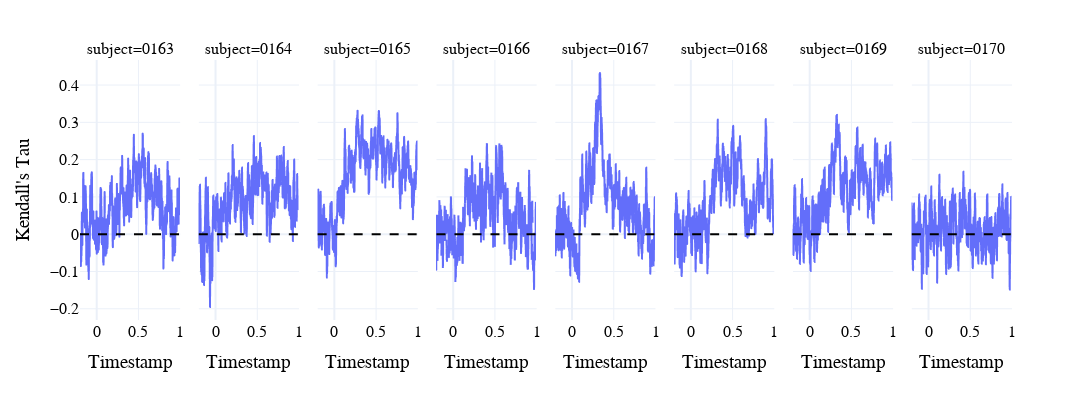

The notebook cell this image was saved under:
### Code cell
fig = px.line(df, x="timestamp", y="tau", color="model", facet_col="subject")
fig = fig.update_traces(showlegend=False)
fig = fig.update_layout(
    template="plotly_white",
    yaxis_title="Kendall's Tau",
    width=1400,
    height=400,
    font=dict(family="Merriweather", size=16, color="black"),
)
fig = fig.update_xaxes(title="Timestamp")
fig = fig.add_hline(y=0, line=dict(color="black", dash="dash"))
fig.show()

### Figure 1 — Plotly figure (JSON) as saved in the notebook; plotly's stock layout.template omitted (floating-point values rounded to 4 significant figures; data arrays with more than 128 entries replaced by an {"elided": "..."} marker saying what was removed)
{"data": [{"hovertemplate": "model=lr<br>subject=0163<br>timestamp=%{x}<br>tau=%{y}<extra></extra>", "legendgroup": "lr", "line": {"color": "#636efa", "dash": "solid"}, "marker": {"symbol": "circle"}, "mode": "lines", "name": "lr", "showlegend": false, "type": "scattergl", "x": {"elided": "1201 float values"}, "xaxis": "x", "y": {"elided": "1201 float values"}, "yaxis": "y"}, {"hovertemplate": "model=lr<br>subject=0164<br>timestamp=%{x}<br>tau=%{y}<extra></extra>", "legendgroup": "lr", "line": {"color": "#636efa", "dash": "solid"}, "marker": {"symbol": "circle"}, "mode": "lines", "name": "lr", "showlegend": false, "type": "scattergl", "x": {"elided": "1201 float values"}, "xaxis": "x2", "y": {"elided": "1201 float values"}, "yaxis": "y2"}, {"hovertemplate": "model=lr<br>subject=0165<br>timestamp=%{x}<br>tau=%{y}<extra></extra>", "legendgroup": "lr", "line": {"color": "#636efa", "dash": "solid"}, "marker": {"symbol": "circle"}, "mode": "lines", "name": "lr", "showlegend": false, "type": "scattergl", "x": {"elided": "1201 float values"}, "xaxis": "x3", "y": {"elided": "1201 float values"}, "yaxis": "y3"}, {"hovertemplate": "model=lr<br>subject=0166<br>timestamp=%{x}<br>tau=%{y}<extra></extra>", "legendgroup": "lr", "line": {"color": "#636efa", "dash": "solid"}, "marker": {"symbol": "circle"}, "mode": "lines", "name": "lr", "showlegend": false, "type": "scattergl", "x": {"elided": "1201 float values"}, "xaxis": "x4", "y": {"elided": "1201 float values"}, "yaxis": "y4"}, {"hovertemplate": "model=lr<br>subject=0167<br>timestamp=%{x}<br>tau=%{y}<extra></extra>", "legendgroup": "lr", "line": {"color": "#636efa", "dash": "solid"}, "marker": {"symbol": "circle"}, "mode": "lines", "name": "lr", "showlegend": false, "type": "scattergl", "x": {"elided": "1201 float values"}, "xaxis": "x5", "y": {"elided": "1201 float values"}, "yaxis": "y5"}, {"hovertemplate": "model=lr<br>subject=0168<br>timestamp=%{x}<br>tau=%{y}<extra></extra>", "legendgroup": "lr", "line": {"color": "#636efa", "dash": "solid"}, "marker": {"symbol": "circle"}, "mode": "lines", "name": "lr", "showlegend": false, "type": "scattergl", "x": {"elided": "1201 float values"}, "xaxis": "x6", "y": {"elided": "1201 float values"}, "yaxis": "y6"}, {"hovertemplate": "model=lr<br>subject=0169<br>timestamp=%{x}<br>tau=%{y}<extra></extra>", "legendgroup": "lr", "line": {"color": "#636efa", "dash": "solid"}, "marker": {"symbol": "circle"}, "mode": "lines", "name": "lr", "showlegend": false, "type": "scattergl", "x": {"elided": "1201 float values"}, "xaxis": "x7", "y": {"elided": "1201 float values"}, "yaxis": "y7"}, {"hovertemplate": "model=lr<br>subject=0170<br>timestamp=%{x}<br>tau=%{y}<extra></extra>", "legendgroup": "lr", "line": {"color": "#636efa", "dash": "solid"}, "marker": {"symbol": "circle"}, "mode": "lines", "name": "lr", "showlegend": false, "type": "scattergl", "x": {"elided": "1201 float values"}, "xaxis": "x8", "y": {"elided": "1201 float values"}, "yaxis": "y8"}], "layout": {"annotations": [{"showarrow": false, "text": "subject=0163", "x": 0.05375, "xanchor": "center", "xref": "paper", "y": 1, "yanchor": "bottom", "yref": "paper"}, {"showarrow": false, "text": "subject=0164", "x": 0.1812, "xanchor": "center", "xref": "paper", "y": 1, "yanchor": "bottom", "yref": "paper"}, {"showarrow": false, "text": "subject=0165", "x": 0.3087, "xanchor": "center", "xref": "paper", "y": 1, "yanchor": "bottom", "yref": "paper"}, {"showarrow": false, "text": "subject=0166", "x": 0.4363, "xanchor": "center", "xref": "paper", "y": 1, "yanchor": "bottom", "yref": "paper"}, {"showarrow": false, "text": "subject=0167", "x": 0.5637, "xanchor": "center", "xref": "paper", "y": 1, "yanchor": "bottom", "yref": "paper"}, {"showarrow": false, "text": "subject=0168", "x": 0.6912, "xanchor": "center", "xref": "paper", "y": 1, "yanchor": "bottom", "yref": "paper"}, {"showarrow": false, "text": "subject=0169", "x": 0.8188, "xanchor": "center", "xref": "paper", "y": 1, "yanchor": "bottom", "yref": "paper"}, {"showarrow": false, "text": "subject=0170", "x": 0.9463, "xanchor": "center", "xref": "paper", "y": 1, "yanchor": "bottom", "yref": "paper"}], "font": {"color": "black", "family": "Merriweather", "size": 16}, "height": 400, "legend": {"title": {"text": "model"}, "tracegroupgap": 0}, "margin": {"t": 60}, "shapes": [{"line": {"color": "black", "dash": "dash"}, "type": "line", "x0": 0, "x1": 1, "xref": "x domain", "y0": 0, "y1": 0, "yref": "y"}, {"line": {"color": "black", "dash": "dash"}, "type": "line", "x0": 0, "x1": 1, "xref": "x2 domain", "y0": 0, "y1": 0, "yref": "y2"}, {"line": {"color": "black", "dash": "dash"}, "type": "line", "x0": 0, "x1": 1, "xref": "x3 domain", "y0": 0, "y1": 0, "yref": "y3"}, {"line": {"color": "black", "dash": "dash"}, "type": "line", "x0": 0, "x1": 1, "xref": "x4 domain", "y0": 0, "y1": 0, "yref": "y4"}, {"line": {"color": "black", "dash": "dash"}, "type": "line", "x0": 0, "x1": 1, "xref": "x5 domain", "y0": 0, "y1": 0, "yref": "y5"}, {"line": {"color": "black", "dash": "dash"}, "type": "line", "x0": 0, "x1": 1, "xref": "x6 domain", "y0": 0, "y1": 0, "yref": "y6"}, {"line": {"color": "black", "dash": "dash"}, "type": "line", "x0": 0, "x1": 1, "xref": "x7 domain", "y0": 0, "y1": 0, "yref": "y7"}, {"line": {"color": "black", "dash": "dash"}, "type": "line", "x0": 0, "x1": 1, "xref": "x8 domain", "y0": 0, "y1": 0, "yref": "y8"}], "width": 1400, "xaxis": {"anchor": "y", "domain": [0, 0.1075], "title": {"text": "Timestamp"}}, "xaxis2": {"anchor": "y2", "domain": [0.1275, 0.235], "matches": "x", "title": {"text": "Timestamp"}}, "xaxis3": {"anchor": "y3", "domain": [0.255, 0.3625], "matches": "x", "title": {"text": "Timestamp"}}, "xaxis4": {"anchor": "y4", "domain": [0.3825, 0.49], "matches": "x", "title": {"text": "Timestamp"}}, "xaxis5": {"anchor": "y5", "domain": [0.51, 0.6175], "matches": "x", "title": {"text": "Timestamp"}}, "xaxis6": {"anchor": "y6", "domain": [0.6375, 0.745], "matches": "x", "title": {"text": "Timestamp"}}, "xaxis7": {"anchor": "y7", "domain": [0.765, 0.8725], "matches": "x", "title": {"text": "Timestamp"}}, "xaxis8": {"anchor": "y8", "domain": [0.8925, 1], "matches": "x", "title": {"text": "Timestamp"}}, "yaxis": {"anchor": "x", "domain": [0, 1], "title": {"text": "Kendall's Tau"}}, "yaxis2": {"anchor": "x2", "domain": [0, 1], "matches": "y", "showticklabels": false}, "yaxis3": {"anchor": "x3", "domain": [0, 1], "matches": "y", "showticklabels": false}, "yaxis4": {"anchor": "x4", "domain": [0, 1], "matches": "y", "showticklabels": false}, "yaxis5": {"anchor": "x5", "domain": [0, 1], "matches": "y", "showticklabels": false}, "yaxis6": {"anchor": "x6", "domain": [0, 1], "matches": "y", "showticklabels": false}, "yaxis7": {"anchor": "x7", "domain": [0, 1], "matches": "y", "showticklabels": false}, "yaxis8": {"anchor": "x8", "domain": [0, 1], "matches": "y", "showticklabels": false}}}
